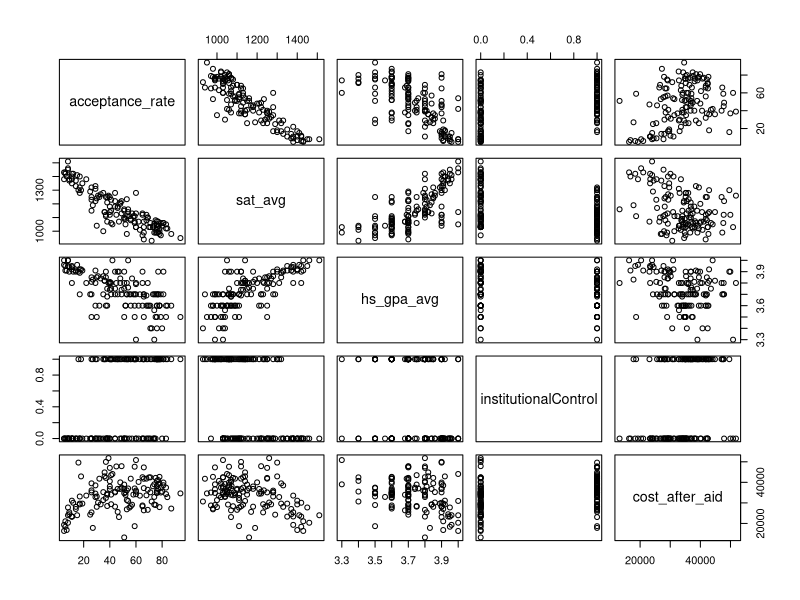
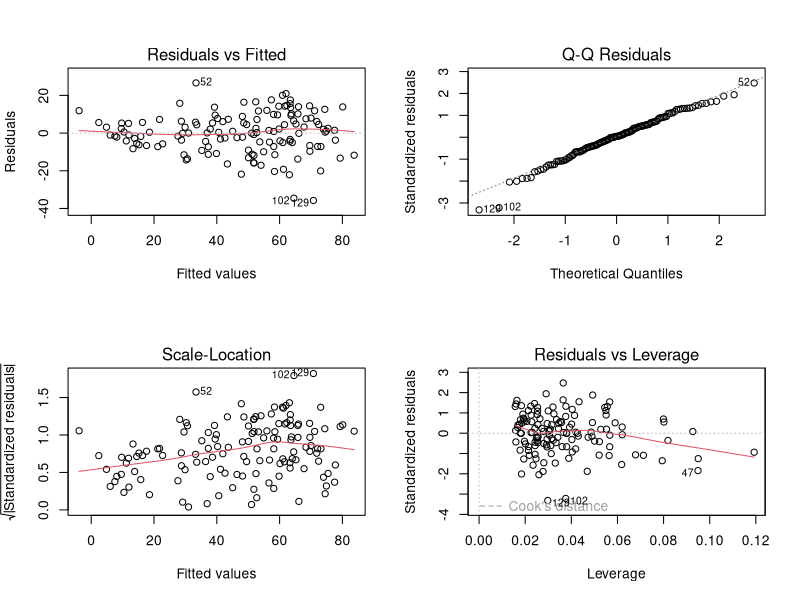

Here is the R script that generated these plots, in order:
## ---- chunk 1
data <- read.csv('partially_cleaned_dataset.csv')
data
## ---- chunk 2
library(tidyverse)
df <- data[c("acceptance_rate", "sat_avg", "hs_gpa_avg", "institutionalControl", "cost_after_aid")]
df$institutionalControl <- unclass(factor(df$institutionalControl)) - 1
df <- drop_na(df)
attach(df)
pairs(acceptance_rate~sat_avg+hs_gpa_avg+institutionalControl+cost_after_aid)
## ---- chunk 3
model <- lm(acceptance_rate ~ sat_avg+hs_gpa_avg+institutionalControl+cost_after_aid)
summary(model)
anova(model)
## ---- chunk 4
par(mfrow=c(2,2))
plot(model)

library(car)

m2 <- lm(acceptance_rate ~ sat_avg + hs_gpa_avg + institutionalControl)
summary(m2)

df

